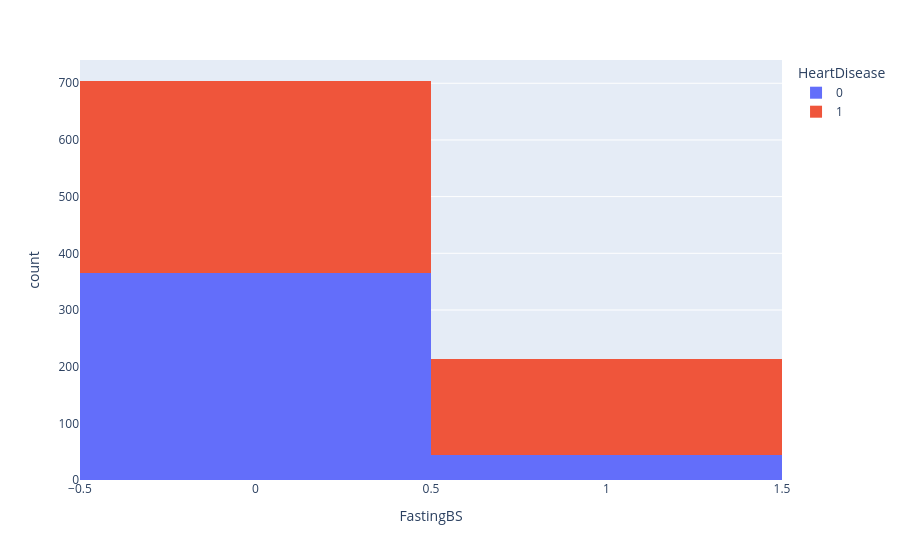

Notebook code for this chart:
### Markdown cell above
**Fasting Blood Sugar vs Heart Disease**

### Code cell
px.histogram(heart_df, x='FastingBS', color='HeartDisease')

### Figure 1 — Plotly figure (JSON) as saved in the notebook; plotly's stock layout.template omitted (floating-point values rounded to 4 significant figures; data arrays with more than 128 entries replaced by an {"elided": "..."} marker saying what was removed)
{"data": [{"bingroup": "x", "hovertemplate": "HeartDisease=0<br>FastingBS=%{x}<br>count=%{y}<extra></extra>", "legendgroup": "0", "marker": {"color": "#636efa", "pattern": {"shape": ""}}, "name": "0", "orientation": "v", "showlegend": true, "type": "histogram", "x": {"elided": "410 int values"}, "xaxis": "x", "yaxis": "y"}, {"bingroup": "x", "hovertemplate": "HeartDisease=1<br>FastingBS=%{x}<br>count=%{y}<extra></extra>", "legendgroup": "1", "marker": {"color": "#EF553B", "pattern": {"shape": ""}}, "name": "1", "orientation": "v", "showlegend": true, "type": "histogram", "x": {"elided": "508 int values"}, "xaxis": "x", "yaxis": "y"}], "layout": {"barmode": "relative", "legend": {"title": {"text": "HeartDisease"}, "tracegroupgap": 0}, "margin": {"t": 60}, "xaxis": {"anchor": "y", "domain": [0, 1], "title": {"text": "FastingBS"}}, "yaxis": {"anchor": "x", "domain": [0, 1], "title": {"text": "count"}}}}
